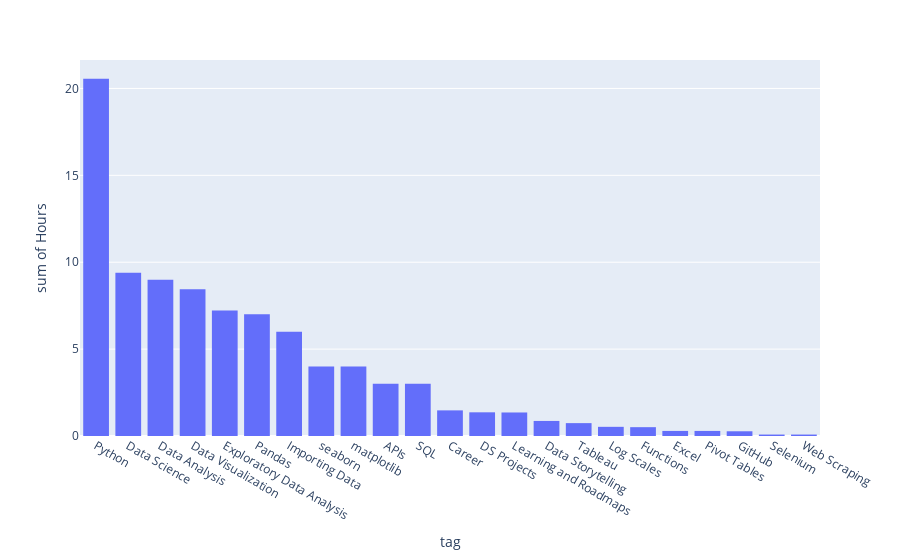

Notebook code for this chart:
### Code cell
px.histogram(tag_count, x="tag", y="Hours").update_xaxes(categoryorder="total descending")

### Figure 1 — Plotly figure (JSON) as saved in the notebook; plotly's stock layout.template omitted (floating-point values rounded to 4 significant figures)
{"data": [{"alignmentgroup": "True", "bingroup": "x", "histfunc": "sum", "hovertemplate": "tag=%{x}<br>sum of Hours=%{y}<extra></extra>", "legendgroup": "", "marker": {"color": "#636efa", "pattern": {"shape": ""}}, "name": "", "offsetgroup": "", "orientation": "v", "showlegend": false, "type": "histogram", "x": ["APIs", "Career", "Data Analysis", "Data Visualization", "Data Visualization", "Data Visualization", "Data Analysis", "GitHub", "Importing Data", "Python", "Data Analysis", "Exploratory Data Analysis", "Exploratory Data Analysis", "Career", "Career", "Career", "Exploratory Data Analysis", "Log Scales", "Log Scales", "Log Scales", "Data Visualization", "Data Visualization", "Exploratory Data Analysis", "DS Projects", "Career", "Learning and Roadmaps", "Learning and Roadmaps", "DS Projects", "Exploratory Data Analysis", "Functions", "Data Analysis", "Excel", "Data Science", "Data Science", "Data Science", "Data Analysis", "Exploratory Data Analysis", "Data Storytelling", "Data Analysis", "Pandas", "Importing Data", "Tableau", "Exploratory Data Analysis", "Exploratory Data Analysis", "Pandas", "Data Science", "Learning and Roadmaps", "Learning and Roadmaps", "Log Scales", "Log Scales", "Exploratory Data Analysis", "Python", "Python", "Data Science", "Pivot Tables", "Python", "Data Science", "Python", "Python", "Tableau", "Python", "Data Visualization", "Exploratory Data Analysis", "Data Visualization", "Python", "Python", "Python", "SQL", "seaborn", "Selenium", "matplotlib", "Web Scraping"], "xaxis": "x", "y": [3, 0.2133, 0.3333, 0.08333, 0.085, 0.1133, 0.4983, 0.2717, 3, 0, 4, 0.2883, 0.4, 0.1442, 0.2167, 0.85, 2.337, 0.05167, 0.17, 0.1417, 0.06333, 0.1008, 0.1683, 1.143, 0.05, 0.2033, 0.08333, 0.22, 0.9817, 0.5083, 0.08333, 0.2917, 0.555, 0.2042, 0.5483, 0.08333, 0.9817, 0.8667, 4, 4, 3, 0.5275, 0.3333, 0.4983, 3, 4, 0.2167, 0.85, 0.06333, 0.1008, 1.143, 0.9817, 0.5083, 0.08333, 0.2917, 0.9817, 4, 4, 3, 0.2133, 3, 4, 0.08333, 4, 4, 0.08333, 4, 3, 4, 0.08333, 4, 0.08333], "yaxis": "y"}], "layout": {"barmode": "relative", "legend": {"tracegroupgap": 0}, "margin": {"t": 60}, "xaxis": {"anchor": "y", "categoryorder": "total descending", "domain": [0, 1], "title": {"text": "tag"}}, "yaxis": {"anchor": "x", "domain": [0, 1], "title": {"text": "sum of Hours"}}}}
